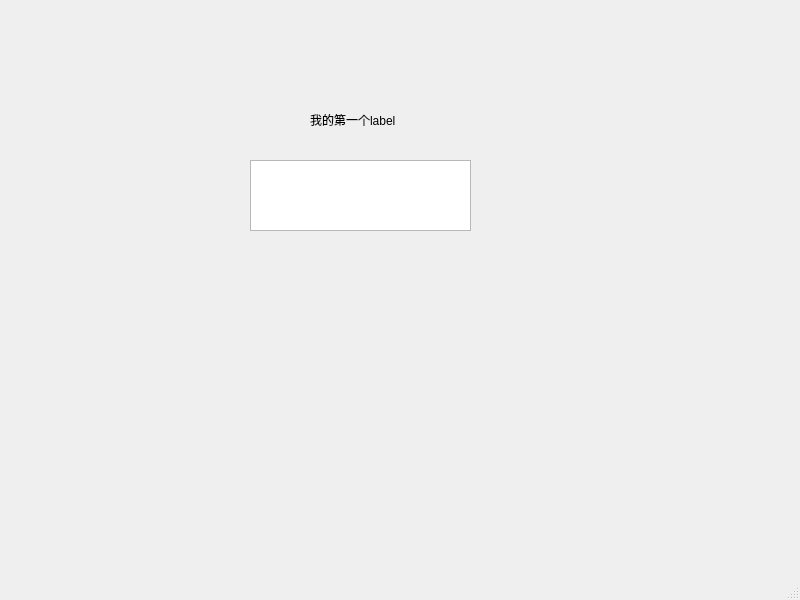
<?xml version="1.0" encoding="UTF-8"?>
<ui version="4.0">
 <class>MainWindow</class>
 <widget class="QMainWindow" name="MainWindow">
  <property name="geometry">
   <rect>
    <x>0</x>
    <y>0</y>
    <width>800</width>
    <height>600</height>
   </rect>
  </property>
  <property name="windowTitle">
   <string>MainWindow</string>
  </property>
  <widget class="QWidget" name="centralwidget">
   <widget class="QLabel" name="label">
    <property name="geometry">
     <rect>
      <x>310</x>
      <y>110</y>
      <width>91</width>
      <height>20</height>
     </rect>
    </property>
    <property name="text">
     <string>我的第一个label</string>
    </property>
   </widget>
   <widget class="QTextEdit" name="textEdit">
    <property name="geometry">
     <rect>
      <x>250</x>
      <y>160</y>
      <width>221</width>
      <height>71</height>
     </rect>
    </property>
   </widget>
  </widget>
  <widget class="QMenuBar" name="menubar">
   <property name="geometry">
    <rect>
     <x>0</x>
     <y>0</y>
     <width>800</width>
     <height>23</height>
    </rect>
   </property>
  </widget>
  <widget class="QStatusBar" name="statusbar"/>
 </widget>
 <resources/>
 <connections/>
</ui>
